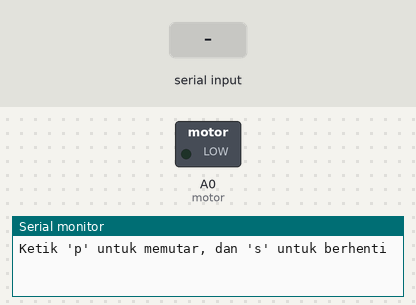
This sketch was run on a simulated Arduino Uno, built with avr-gcc and run on an emulated ATmega328P. Parts: switched loads named in the sketch (green lamp = pin HIGH), the last lines printed to the serial monitor. The test bench sets the inputs (shaded band).

Above: at 1.2 s.
1.3 s: "s" received over Serial
At 3.1 s:
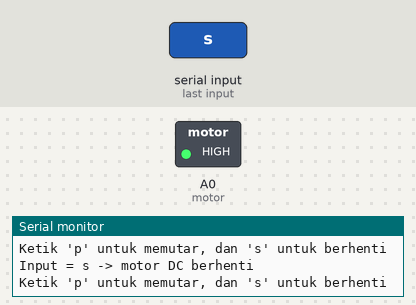
3.8 s: "p" received over Serial
At 6.2 s:
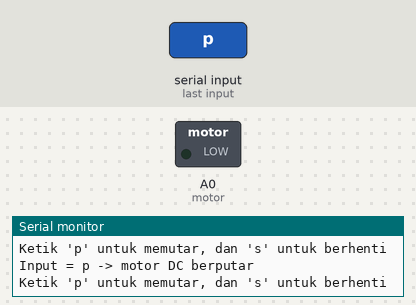
Timing chart, 0 to 7.7 s (numbered marks = the images above; inputs shaded):
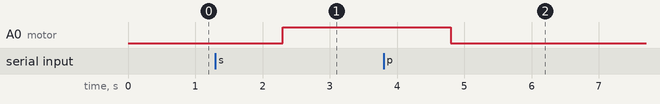

The sketch:

Bluetooth.ino
```cpp
// Program untuk menyalakan dan mematikan motor DC menggunakan bluetooth
int motor = A0; // Menghubungkan motor ke pin D10 arduino uno
int high = 255; // Kondisi high (5V)
int low = 0; // Kondisi Low (0V)
String motion; // Menyimpan string dari user

void setup() {
  Serial.begin (9600); // Komunikasi Serial
  pinMode (motor, OUTPUT); // Setting motor adalah output
}

void loop() {
  Serial.println("Ketik 'p' untuk memutar, dan 's' untuk berhenti");
  while (Serial.available() == 0){} // Jika user tidak memasukan input apapun, maka tidak dilakukan eksekusi

  motion = Serial.readString(); // Membaca string dari user
  if (motion == "p"){
    analogWrite (motor, low); // Motor akan berputar
    Serial.println("Input = p -> motor DC berputar");
    Serial.println(""); // Baris baru
  }

  if (motion == "s"){
    analogWrite (motor, high); // Motor akan berhenti
    Serial.println("Input = s -> motor DC berhenti");
    Serial.println(""); // Baris baru
  }
}
```

Measured:
- after the input at 1.3 s, A0 (motor): LOW → HIGH after 1.0 s
- after the input at 3.8 s, A0 (motor): HIGH → LOW after 1.0 s
